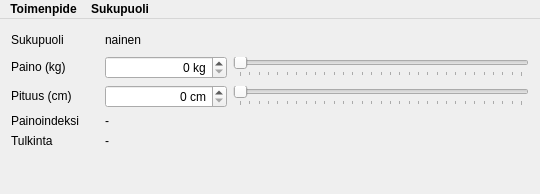
<?xml version="1.0" encoding="UTF-8"?>
<ui version="4.0">
 <class>MainWindow</class>
 <widget class="QMainWindow" name="MainWindow">
  <property name="geometry">
   <rect>
    <x>0</x>
    <y>0</y>
    <width>540</width>
    <height>194</height>
   </rect>
  </property>
  <property name="sizePolicy">
   <sizepolicy hsizetype="Preferred" vsizetype="Fixed">
    <horstretch>0</horstretch>
    <verstretch>0</verstretch>
   </sizepolicy>
  </property>
  <property name="minimumSize">
   <size>
    <width>0</width>
    <height>0</height>
   </size>
  </property>
  <property name="font">
   <font>
    <weight>50</weight>
    <bold>false</bold>
   </font>
  </property>
  <property name="windowTitle">
   <string>Painoindeksilaskin</string>
  </property>
  <widget class="QWidget" name="centralWidget">
   <property name="sizePolicy">
    <sizepolicy hsizetype="Preferred" vsizetype="Preferred">
     <horstretch>0</horstretch>
     <verstretch>0</verstretch>
    </sizepolicy>
   </property>
   <property name="minimumSize">
    <size>
     <width>0</width>
     <height>0</height>
    </size>
   </property>
   <layout class="QGridLayout" name="gridLayout">
    <property name="sizeConstraint">
     <enum>QLayout::SetMinAndMaxSize</enum>
    </property>
    <item row="4" column="0">
     <widget class="QLabel" name="label_tulkinta">
      <property name="sizePolicy">
       <sizepolicy hsizetype="Maximum" vsizetype="Fixed">
        <horstretch>0</horstretch>
        <verstretch>0</verstretch>
       </sizepolicy>
      </property>
      <property name="text">
       <string>Tulkinta</string>
      </property>
     </widget>
    </item>
    <item row="0" column="0">
     <widget class="QLabel" name="label_sukupuoli">
      <property name="sizePolicy">
       <sizepolicy hsizetype="Maximum" vsizetype="Fixed">
        <horstretch>0</horstretch>
        <verstretch>0</verstretch>
       </sizepolicy>
      </property>
      <property name="text">
       <string>Sukupuoli</string>
      </property>
     </widget>
    </item>
    <item row="2" column="2">
     <widget class="QSpinBox" name="spinBox_pituus">
      <property name="sizePolicy">
       <sizepolicy hsizetype="Preferred" vsizetype="Fixed">
        <horstretch>0</horstretch>
        <verstretch>0</verstretch>
       </sizepolicy>
      </property>
      <property name="alignment">
       <set>Qt::AlignRight|Qt::AlignTrailing|Qt::AlignVCenter</set>
      </property>
      <property name="suffix">
       <string> cm</string>
      </property>
      <property name="maximum">
       <number>300</number>
      </property>
     </widget>
    </item>
    <item row="3" column="0">
     <widget class="QLabel" name="label_painoindeksi">
      <property name="sizePolicy">
       <sizepolicy hsizetype="Maximum" vsizetype="Fixed">
        <horstretch>0</horstretch>
        <verstretch>0</verstretch>
       </sizepolicy>
      </property>
      <property name="text">
       <string>Painoindeksi</string>
      </property>
     </widget>
    </item>
    <item row="4" column="2">
     <widget class="QLabel" name="label_tulkinta_maaritelty">
      <property name="sizePolicy">
       <sizepolicy hsizetype="Minimum" vsizetype="Preferred">
        <horstretch>0</horstretch>
        <verstretch>0</verstretch>
       </sizepolicy>
      </property>
      <property name="text">
       <string>-</string>
      </property>
     </widget>
    </item>
    <item row="2" column="0">
     <widget class="QLabel" name="label_pituus">
      <property name="sizePolicy">
       <sizepolicy hsizetype="Maximum" vsizetype="Fixed">
        <horstretch>0</horstretch>
        <verstretch>0</verstretch>
       </sizepolicy>
      </property>
      <property name="text">
       <string>Pituus (cm)</string>
      </property>
     </widget>
    </item>
    <item row="1" column="3">
     <widget class="QSlider" name="horizontalSlider_paino">
      <property name="sizePolicy">
       <sizepolicy hsizetype="Preferred" vsizetype="Fixed">
        <horstretch>0</horstretch>
        <verstretch>0</verstretch>
       </sizepolicy>
      </property>
      <property name="maximum">
       <number>300</number>
      </property>
      <property name="orientation">
       <enum>Qt::Horizontal</enum>
      </property>
      <property name="tickPosition">
       <enum>QSlider::TicksBelow</enum>
      </property>
      <property name="tickInterval">
       <number>10</number>
      </property>
     </widget>
    </item>
    <item row="1" column="0">
     <widget class="QLabel" name="label_paino">
      <property name="sizePolicy">
       <sizepolicy hsizetype="Maximum" vsizetype="Fixed">
        <horstretch>0</horstretch>
        <verstretch>0</verstretch>
       </sizepolicy>
      </property>
      <property name="text">
       <string>Paino (kg)</string>
      </property>
     </widget>
    </item>
    <item row="2" column="3">
     <widget class="QSlider" name="horizontalSlider_pituus">
      <property name="sizePolicy">
       <sizepolicy hsizetype="Preferred" vsizetype="Fixed">
        <horstretch>0</horstretch>
        <verstretch>0</verstretch>
       </sizepolicy>
      </property>
      <property name="maximum">
       <number>300</number>
      </property>
      <property name="orientation">
       <enum>Qt::Horizontal</enum>
      </property>
      <property name="tickPosition">
       <enum>QSlider::TicksBelow</enum>
      </property>
      <property name="tickInterval">
       <number>10</number>
      </property>
     </widget>
    </item>
    <item row="0" column="2">
     <widget class="QLabel" name="label_valittu_sukupuoli">
      <property name="text">
       <string>nainen</string>
      </property>
     </widget>
    </item>
    <item row="1" column="2">
     <widget class="QSpinBox" name="spinBox_paino">
      <property name="sizePolicy">
       <sizepolicy hsizetype="Fixed" vsizetype="Fixed">
        <horstretch>0</horstretch>
        <verstretch>0</verstretch>
       </sizepolicy>
      </property>
      <property name="minimumSize">
       <size>
        <width>122</width>
        <height>0</height>
       </size>
      </property>
      <property name="layoutDirection">
       <enum>Qt::LeftToRight</enum>
      </property>
      <property name="alignment">
       <set>Qt::AlignRight|Qt::AlignTrailing|Qt::AlignVCenter</set>
      </property>
      <property name="suffix">
       <string> kg</string>
      </property>
      <property name="maximum">
       <number>300</number>
      </property>
     </widget>
    </item>
    <item row="3" column="2">
     <widget class="QLabel" name="label_painoindeksi_maaritelty">
      <property name="text">
       <string>-</string>
      </property>
     </widget>
    </item>
    <item row="0" column="1">
     <spacer name="horizontalSpacer">
      <property name="orientation">
       <enum>Qt::Horizontal</enum>
      </property>
      <property name="sizeType">
       <enum>QSizePolicy::Fixed</enum>
      </property>
      <property name="sizeHint" stdset="0">
       <size>
        <width>20</width>
        <height>20</height>
       </size>
      </property>
     </spacer>
    </item>
   </layout>
   <zorder>label_paino</zorder>
   <zorder>label_pituus</zorder>
   <zorder>label_painoindeksi</zorder>
   <zorder>label_painoindeksi_maaritelty</zorder>
   <zorder>label_tulkinta</zorder>
   <zorder>label_tulkinta_maaritelty</zorder>
   <zorder>layoutWidget</zorder>
   <zorder>label_valittu_sukupuoli</zorder>
   <zorder>spinBox_paino</zorder>
   <zorder>spinBox_pituus</zorder>
   <zorder>label_sukupuoli</zorder>
   <zorder>horizontalSpacer</zorder>
  </widget>
  <widget class="QMenuBar" name="menuBar">
   <property name="geometry">
    <rect>
     <x>0</x>
     <y>0</y>
     <width>540</width>
     <height>27</height>
    </rect>
   </property>
   <property name="font">
    <font>
     <weight>75</weight>
     <bold>true</bold>
    </font>
   </property>
   <widget class="QMenu" name="menuSukupuoli">
    <property name="title">
     <string>Sukupuoli</string>
    </property>
    <addaction name="actionNainen"/>
    <addaction name="actionMies"/>
   </widget>
   <widget class="QMenu" name="menuToimenpide">
    <property name="title">
     <string>Toimenpide</string>
    </property>
    <addaction name="actionAlkutila"/>
    <addaction name="actionLopeta"/>
   </widget>
   <addaction name="menuToimenpide"/>
   <addaction name="menuSukupuoli"/>
  </widget>
  <action name="actionNainen">
   <property name="text">
    <string>Nainen</string>
   </property>
  </action>
  <action name="actionMies">
   <property name="text">
    <string>Mies</string>
   </property>
  </action>
  <action name="actionAlkutila">
   <property name="text">
    <string>Alkutila</string>
   </property>
  </action>
  <action name="actionLopeta">
   <property name="text">
    <string>Lopeta</string>
   </property>
  </action>
 </widget>
 <layoutdefault spacing="6" margin="11"/>
 <resources/>
 <connections>
  <connection>
   <sender>horizontalSlider_paino</sender>
   <signal>valueChanged(int)</signal>
   <receiver>spinBox_paino</receiver>
   <slot>setValue(int)</slot>
   <hints>
    <hint type="sourcelabel">
     <x>258</x>
     <y>86</y>
    </hint>
    <hint type="destinationlabel">
     <x>223</x>
     <y>86</y>
    </hint>
   </hints>
  </connection>
  <connection>
   <sender>spinBox_paino</sender>
   <signal>valueChanged(int)</signal>
   <receiver>horizontalSlider_paino</receiver>
   <slot>setValue(int)</slot>
   <hints>
    <hint type="sourcelabel">
     <x>224</x>
     <y>73</y>
    </hint>
    <hint type="destinationlabel">
     <x>286</x>
     <y>73</y>
    </hint>
   </hints>
  </connection>
  <connection>
   <sender>horizontalSlider_pituus</sender>
   <signal>valueChanged(int)</signal>
   <receiver>spinBox_pituus</receiver>
   <slot>setValue(int)</slot>
   <hints>
    <hint type="sourcelabel">
     <x>284</x>
     <y>124</y>
    </hint>
    <hint type="destinationlabel">
     <x>227</x>
     <y>124</y>
    </hint>
   </hints>
  </connection>
  <connection>
   <sender>spinBox_pituus</sender>
   <signal>valueChanged(int)</signal>
   <receiver>horizontalSlider_pituus</receiver>
   <slot>setValue(int)</slot>
   <hints>
    <hint type="sourcelabel">
     <x>214</x>
     <y>108</y>
    </hint>
    <hint type="destinationlabel">
     <x>283</x>
     <y>108</y>
    </hint>
   </hints>
  </connection>
 </connections>
</ui>
